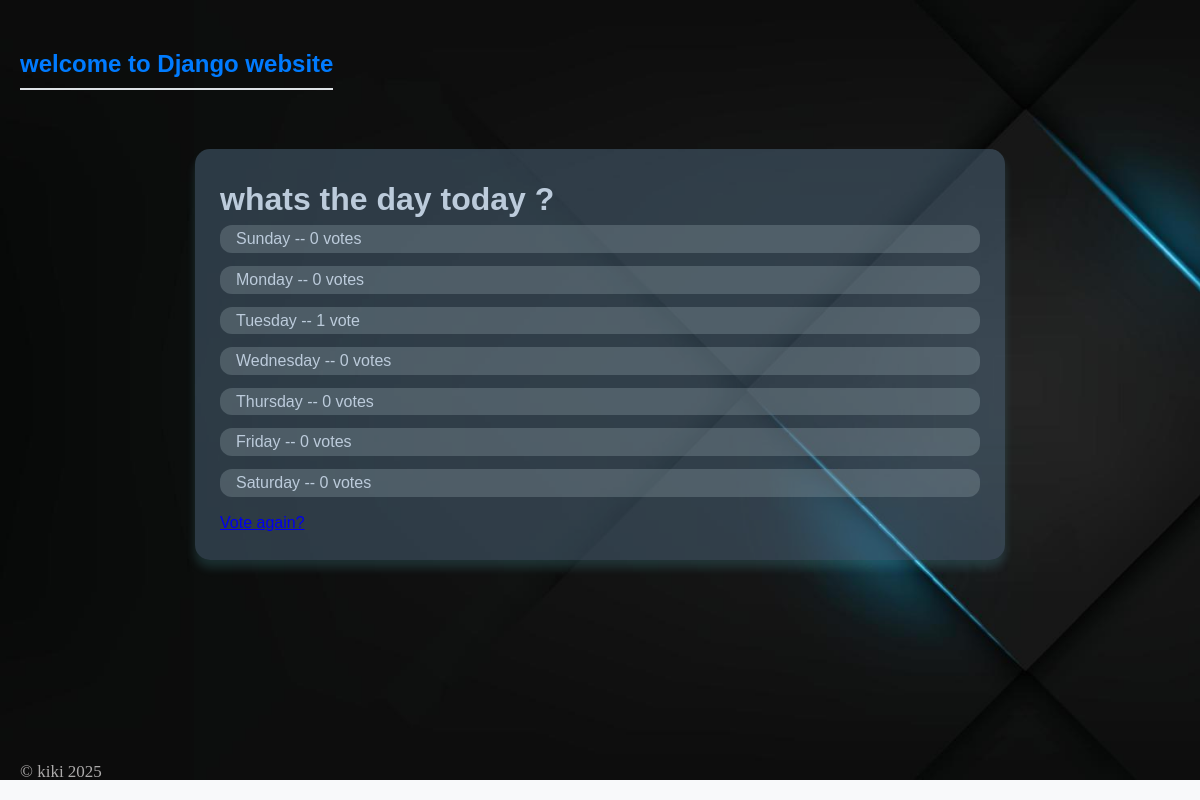
Screenshot of /5/results/ with the database file from the repository.
### polls/models.py (models this page shows, shortened)
class Question(models.Model):
    question_text = models.CharField(max_length=200)
    publish_date = models.DateTimeField("Date published")

class Choice(models.Model):
    question = models.ForeignKey(Question , on_delete=models.CASCADE) # this will define relation between Question & Choice classes
    choice_text = models.CharField(max_length=200)
    votes = models.IntegerField(default=0)

### polls/views.py (the view)
# urls.py: path("<int:pk>/results/", views.ResultsView.as_view(), name="results"),
class ResultsView(generic.DetailView):
     model = Question
     template_name = "polls/results.html"

### polls/templates/polls/results.html
{% extends 'polls/main.html' %}
{% block content %}
    <h1>{{ question.question_text }}</h1>
    <ul>
    {% for choice in question.choice_set.all %}
        <li>{{ choice.choice_text }} -- {{ choice.votes }} vote{{ choice.votes|pluralize }}</li>
    {% endfor %}
    </ul>
    <a href="{% url 'polls:detail' question.id %}">Vote again?</a>
{% endblock %}

### polls/static/polls/style.css (style rules this page uses)
body { background: gray url("images/B.jpg") no-repeat ; background-size: 1550px 780px; }

### polls/templates/polls/main.html (style rules this page uses)
body, h1, ul, li { margin: 0; padding: 0; box-sizing: border-box; }
body { font-family: 'Arial', sans-serif; background-color: #f8f9fa; color: #bccbdb; padding: 20px; line-height: 1.6; }
ul { list-style-type: none; }
li { background: #9fb1b846; margin-bottom: 13px; padding: 1px 16px; border-radius: 12px; transition: background-color 0.3s ease; cursor: pointer; }

### rows the page displays
Question: question_text "whats the day today ?"
Choice: choice_text "Sunday", votes "0"
Choice: choice_text "Monday", votes "0"
Choice: choice_text "Tuesday", votes "1"
Choice: choice_text "Wednesday", votes "0"
Choice: choice_text "Thursday", votes "0"
Choice: choice_text "Friday", votes "0"
Choice: choice_text "Saturday", votes "0"
